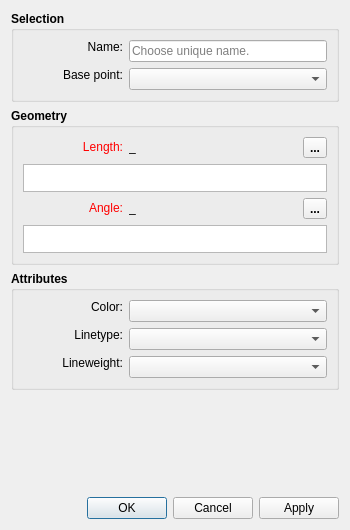
<?xml version="1.0" encoding="UTF-8"?>
<ui version="4.0">
 <class>DialogEndLine</class>
 <widget class="QDialog" name="DialogEndLine">
  <property name="geometry">
   <rect>
    <x>0</x>
    <y>0</y>
    <width>350</width>
    <height>530</height>
   </rect>
  </property>
  <property name="sizePolicy">
   <sizepolicy hsizetype="Preferred" vsizetype="Expanding">
    <horstretch>0</horstretch>
    <verstretch>0</verstretch>
   </sizepolicy>
  </property>
  <property name="minimumSize">
   <size>
    <width>270</width>
    <height>530</height>
   </size>
  </property>
  <property name="windowTitle">
   <string>Point - Length and Angle</string>
  </property>
  <property name="windowIcon">
   <iconset resource="../../../vmisc/share/resources/icon.qrc">
    <normaloff>:/icon/64x64/icon64x64.png</normaloff>:/icon/64x64/icon64x64.png</iconset>
  </property>
  <property name="locale">
   <locale language="English" country="UnitedStates"/>
  </property>
  <property name="modal">
   <bool>true</bool>
  </property>
  <layout class="QVBoxLayout" name="verticalLayout_2">
   <item>
    <widget class="QGroupBox" name="selection_GroupBox">
     <property name="sizePolicy">
      <sizepolicy hsizetype="Expanding" vsizetype="Preferred">
       <horstretch>0</horstretch>
       <verstretch>0</verstretch>
      </sizepolicy>
     </property>
     <property name="font">
      <font>
       <pointsize>9</pointsize>
       <bold>true</bold>
      </font>
     </property>
     <property name="title">
      <string>Selection</string>
     </property>
     <layout class="QFormLayout" name="formLayout_2">
      <item row="0" column="0">
       <widget class="QLabel" name="labelEditNamePoint">
        <property name="sizePolicy">
         <sizepolicy hsizetype="Preferred" vsizetype="Fixed">
          <horstretch>0</horstretch>
          <verstretch>0</verstretch>
         </sizepolicy>
        </property>
        <property name="minimumSize">
         <size>
          <width>100</width>
          <height>0</height>
         </size>
        </property>
        <property name="font">
         <font>
          <pointsize>9</pointsize>
          <bold>false</bold>
         </font>
        </property>
        <property name="text">
         <string>Name:</string>
        </property>
        <property name="alignment">
         <set>Qt::AlignRight|Qt::AlignTrailing|Qt::AlignVCenter</set>
        </property>
       </widget>
      </item>
      <item row="0" column="1">
       <widget class="QLineEdit" name="lineEditNamePoint">
        <property name="minimumSize">
         <size>
          <width>80</width>
          <height>0</height>
         </size>
        </property>
        <property name="font">
         <font>
          <pointsize>9</pointsize>
          <bold>false</bold>
         </font>
        </property>
        <property name="focusPolicy">
         <enum>Qt::StrongFocus</enum>
        </property>
        <property name="toolTip">
         <string>Unique name</string>
        </property>
        <property name="placeholderText">
         <string>Choose unique name.</string>
        </property>
       </widget>
      </item>
      <item row="1" column="0">
       <widget class="QLabel" name="labeBasePointname">
        <property name="sizePolicy">
         <sizepolicy hsizetype="Preferred" vsizetype="Fixed">
          <horstretch>0</horstretch>
          <verstretch>0</verstretch>
         </sizepolicy>
        </property>
        <property name="minimumSize">
         <size>
          <width>100</width>
          <height>0</height>
         </size>
        </property>
        <property name="font">
         <font>
          <pointsize>9</pointsize>
          <bold>false</bold>
         </font>
        </property>
        <property name="text">
         <string>Base point:</string>
        </property>
        <property name="alignment">
         <set>Qt::AlignRight|Qt::AlignTrailing|Qt::AlignVCenter</set>
        </property>
       </widget>
      </item>
      <item row="1" column="1">
       <widget class="QComboBox" name="comboBoxBasePoint">
        <property name="sizePolicy">
         <sizepolicy hsizetype="Expanding" vsizetype="Fixed">
          <horstretch>0</horstretch>
          <verstretch>0</verstretch>
         </sizepolicy>
        </property>
        <property name="minimumSize">
         <size>
          <width>80</width>
          <height>0</height>
         </size>
        </property>
        <property name="font">
         <font>
          <pointsize>9</pointsize>
          <bold>false</bold>
         </font>
        </property>
       </widget>
      </item>
     </layout>
    </widget>
   </item>
   <item>
    <widget class="QGroupBox" name="geometry_GroupBox">
     <property name="sizePolicy">
      <sizepolicy hsizetype="Preferred" vsizetype="Expanding">
       <horstretch>0</horstretch>
       <verstretch>0</verstretch>
      </sizepolicy>
     </property>
     <property name="font">
      <font>
       <pointsize>9</pointsize>
       <bold>true</bold>
      </font>
     </property>
     <property name="title">
      <string>Geometry</string>
     </property>
     <layout class="QVBoxLayout" name="verticalLayout">
      <item>
       <layout class="QHBoxLayout" name="length_Layout">
        <item alignment="Qt::AlignLeft">
         <widget class="QLabel" name="labelEditFormula">
          <property name="sizePolicy">
           <sizepolicy hsizetype="Preferred" vsizetype="Fixed">
            <horstretch>0</horstretch>
            <verstretch>0</verstretch>
           </sizepolicy>
          </property>
          <property name="minimumSize">
           <size>
            <width>100</width>
            <height>0</height>
           </size>
          </property>
          <property name="palette">
           <palette>
            <active>
             <colorrole role="WindowText">
              <brush brushstyle="SolidPattern">
               <color alpha="255">
                <red>255</red>
                <green>0</green>
                <blue>0</blue>
               </color>
              </brush>
             </colorrole>
            </active>
            <inactive>
             <colorrole role="WindowText">
              <brush brushstyle="SolidPattern">
               <color alpha="255">
                <red>255</red>
                <green>0</green>
                <blue>0</blue>
               </color>
              </brush>
             </colorrole>
            </inactive>
            <disabled>
             <colorrole role="WindowText">
              <brush brushstyle="SolidPattern">
               <color alpha="255">
                <red>159</red>
                <green>158</green>
                <blue>158</blue>
               </color>
              </brush>
             </colorrole>
            </disabled>
           </palette>
          </property>
          <property name="font">
           <font>
            <pointsize>9</pointsize>
            <bold>false</bold>
           </font>
          </property>
          <property name="text">
           <string>Length:</string>
          </property>
          <property name="alignment">
           <set>Qt::AlignRight|Qt::AlignTrailing|Qt::AlignVCenter</set>
          </property>
         </widget>
        </item>
        <item>
         <widget class="QLabel" name="labelResultCalculation">
          <property name="sizePolicy">
           <sizepolicy hsizetype="Preferred" vsizetype="Fixed">
            <horstretch>0</horstretch>
            <verstretch>0</verstretch>
           </sizepolicy>
          </property>
          <property name="minimumSize">
           <size>
            <width>80</width>
            <height>0</height>
           </size>
          </property>
          <property name="font">
           <font>
            <pointsize>9</pointsize>
            <bold>false</bold>
           </font>
          </property>
          <property name="toolTip">
           <string>Value</string>
          </property>
          <property name="text">
           <string notr="true">_</string>
          </property>
         </widget>
        </item>
        <item>
         <spacer name="length_HSpacer">
          <property name="orientation">
           <enum>Qt::Horizontal</enum>
          </property>
          <property name="sizeType">
           <enum>QSizePolicy::Expanding</enum>
          </property>
          <property name="sizeHint" stdset="0">
           <size>
            <width>10</width>
            <height>20</height>
           </size>
          </property>
         </spacer>
        </item>
        <item alignment="Qt::AlignRight">
         <widget class="QToolButton" name="toolButtonExprLength">
          <property name="sizePolicy">
           <sizepolicy hsizetype="Fixed" vsizetype="Fixed">
            <horstretch>0</horstretch>
            <verstretch>0</verstretch>
           </sizepolicy>
          </property>
          <property name="toolTip">
           <string>Formula wizard</string>
          </property>
          <property name="text">
           <string notr="true">...</string>
          </property>
          <property name="icon">
           <iconset resource="../../../vmisc/share/resources/icon.qrc">
            <normaloff>:/tsvg/seamly/fx.tsvg</normaloff>:/tsvg/seamly/fx.tsvg</iconset>
          </property>
          <property name="iconSize">
           <size>
            <width>24</width>
            <height>24</height>
           </size>
          </property>
         </widget>
        </item>
       </layout>
      </item>
      <item>
       <widget class="ExpandingTextEdit" name="plainTextEditFormula">
        <property name="sizePolicy">
         <sizepolicy hsizetype="Expanding" vsizetype="Preferred">
          <horstretch>0</horstretch>
          <verstretch>0</verstretch>
         </sizepolicy>
        </property>
        <property name="maximumSize">
         <size>
          <width>16777215</width>
          <height>28</height>
         </size>
        </property>
        <property name="baseSize">
         <size>
          <width>4</width>
          <height>0</height>
         </size>
        </property>
        <property name="font">
         <font>
          <pointsize>9</pointsize>
          <bold>false</bold>
         </font>
        </property>
        <property name="toolTip">
         <string>Calculation</string>
        </property>
        <property name="tabChangesFocus">
         <bool>true</bool>
        </property>
        <property name="lineWrapMode">
         <enum>QPlainTextEdit::WidgetWidth</enum>
        </property>
       </widget>
      </item>
      <item>
       <layout class="QHBoxLayout" name="angle_layout">
        <item alignment="Qt::AlignLeft">
         <widget class="QLabel" name="labelEditAngle">
          <property name="sizePolicy">
           <sizepolicy hsizetype="Preferred" vsizetype="Fixed">
            <horstretch>0</horstretch>
            <verstretch>0</verstretch>
           </sizepolicy>
          </property>
          <property name="minimumSize">
           <size>
            <width>100</width>
            <height>0</height>
           </size>
          </property>
          <property name="palette">
           <palette>
            <active>
             <colorrole role="WindowText">
              <brush brushstyle="SolidPattern">
               <color alpha="255">
                <red>255</red>
                <green>0</green>
                <blue>0</blue>
               </color>
              </brush>
             </colorrole>
            </active>
            <inactive>
             <colorrole role="WindowText">
              <brush brushstyle="SolidPattern">
               <color alpha="255">
                <red>255</red>
                <green>0</green>
                <blue>0</blue>
               </color>
              </brush>
             </colorrole>
            </inactive>
            <disabled>
             <colorrole role="WindowText">
              <brush brushstyle="SolidPattern">
               <color alpha="255">
                <red>159</red>
                <green>158</green>
                <blue>158</blue>
               </color>
              </brush>
             </colorrole>
            </disabled>
           </palette>
          </property>
          <property name="font">
           <font>
            <pointsize>9</pointsize>
            <bold>false</bold>
           </font>
          </property>
          <property name="text">
           <string>Angle:</string>
          </property>
          <property name="alignment">
           <set>Qt::AlignRight|Qt::AlignTrailing|Qt::AlignVCenter</set>
          </property>
         </widget>
        </item>
        <item>
         <widget class="QLabel" name="labelResultCalculationAngle">
          <property name="sizePolicy">
           <sizepolicy hsizetype="Preferred" vsizetype="Fixed">
            <horstretch>0</horstretch>
            <verstretch>0</verstretch>
           </sizepolicy>
          </property>
          <property name="minimumSize">
           <size>
            <width>80</width>
            <height>0</height>
           </size>
          </property>
          <property name="font">
           <font>
            <pointsize>9</pointsize>
            <bold>false</bold>
           </font>
          </property>
          <property name="toolTip">
           <string>Value</string>
          </property>
          <property name="text">
           <string notr="true">_</string>
          </property>
         </widget>
        </item>
        <item>
         <spacer name="angle_HSpacer">
          <property name="orientation">
           <enum>Qt::Horizontal</enum>
          </property>
          <property name="sizeHint" stdset="0">
           <size>
            <width>40</width>
            <height>20</height>
           </size>
          </property>
         </spacer>
        </item>
        <item alignment="Qt::AlignRight">
         <widget class="QToolButton" name="toolButtonExprAngle">
          <property name="sizePolicy">
           <sizepolicy hsizetype="Fixed" vsizetype="Fixed">
            <horstretch>0</horstretch>
            <verstretch>0</verstretch>
           </sizepolicy>
          </property>
          <property name="toolTip">
           <string>Formula wizard</string>
          </property>
          <property name="text">
           <string notr="true">...</string>
          </property>
          <property name="icon">
           <iconset resource="../../../vmisc/share/resources/icon.qrc">
            <normaloff>:/tsvg/seamly/fx.tsvg</normaloff>:/tsvg/seamly/fx.tsvg</iconset>
          </property>
          <property name="iconSize">
           <size>
            <width>24</width>
            <height>24</height>
           </size>
          </property>
         </widget>
        </item>
       </layout>
      </item>
      <item>
       <widget class="ExpandingTextEdit" name="plainTextEditAngle">
        <property name="sizePolicy">
         <sizepolicy hsizetype="Expanding" vsizetype="Preferred">
          <horstretch>0</horstretch>
          <verstretch>0</verstretch>
         </sizepolicy>
        </property>
        <property name="maximumSize">
         <size>
          <width>16777215</width>
          <height>28</height>
         </size>
        </property>
        <property name="baseSize">
         <size>
          <width>4</width>
          <height>0</height>
         </size>
        </property>
        <property name="font">
         <font>
          <pointsize>9</pointsize>
          <bold>false</bold>
         </font>
        </property>
        <property name="tabChangesFocus">
         <bool>true</bool>
        </property>
        <property name="lineWrapMode">
         <enum>QPlainTextEdit::WidgetWidth</enum>
        </property>
       </widget>
      </item>
     </layout>
    </widget>
   </item>
   <item>
    <widget class="QGroupBox" name="attributes_GroupBox">
     <property name="minimumSize">
      <size>
       <width>240</width>
       <height>0</height>
      </size>
     </property>
     <property name="font">
      <font>
       <pointsize>9</pointsize>
       <bold>true</bold>
      </font>
     </property>
     <property name="title">
      <string>Attributes</string>
     </property>
     <layout class="QFormLayout" name="formLayout">
      <item row="0" column="0">
       <widget class="QLabel" name="lineColor_Label">
        <property name="sizePolicy">
         <sizepolicy hsizetype="MinimumExpanding" vsizetype="Fixed">
          <horstretch>0</horstretch>
          <verstretch>0</verstretch>
         </sizepolicy>
        </property>
        <property name="minimumSize">
         <size>
          <width>100</width>
          <height>0</height>
         </size>
        </property>
        <property name="maximumSize">
         <size>
          <width>16777215</width>
          <height>16777215</height>
         </size>
        </property>
        <property name="font">
         <font>
          <pointsize>9</pointsize>
          <bold>false</bold>
         </font>
        </property>
        <property name="text">
         <string>Color:</string>
        </property>
        <property name="alignment">
         <set>Qt::AlignRight|Qt::AlignTrailing|Qt::AlignVCenter</set>
        </property>
       </widget>
      </item>
      <item row="0" column="1">
       <widget class="ColorComboBox" name="lineColor_ComboBox">
        <property name="sizePolicy">
         <sizepolicy hsizetype="Expanding" vsizetype="Fixed">
          <horstretch>0</horstretch>
          <verstretch>0</verstretch>
         </sizepolicy>
        </property>
        <property name="minimumSize">
         <size>
          <width>80</width>
          <height>0</height>
         </size>
        </property>
        <property name="font">
         <font>
          <pointsize>9</pointsize>
          <bold>false</bold>
         </font>
        </property>
       </widget>
      </item>
      <item row="1" column="0">
       <widget class="QLabel" name="lineType_Label">
        <property name="sizePolicy">
         <sizepolicy hsizetype="MinimumExpanding" vsizetype="Fixed">
          <horstretch>0</horstretch>
          <verstretch>0</verstretch>
         </sizepolicy>
        </property>
        <property name="minimumSize">
         <size>
          <width>100</width>
          <height>0</height>
         </size>
        </property>
        <property name="maximumSize">
         <size>
          <width>16777215</width>
          <height>16777215</height>
         </size>
        </property>
        <property name="font">
         <font>
          <pointsize>9</pointsize>
          <bold>false</bold>
         </font>
        </property>
        <property name="text">
         <string>Linetype:</string>
        </property>
        <property name="alignment">
         <set>Qt::AlignRight|Qt::AlignTrailing|Qt::AlignVCenter</set>
        </property>
       </widget>
      </item>
      <item row="1" column="1">
       <widget class="LineTypeComboBox" name="lineType_ComboBox">
        <property name="sizePolicy">
         <sizepolicy hsizetype="Expanding" vsizetype="Fixed">
          <horstretch>0</horstretch>
          <verstretch>0</verstretch>
         </sizepolicy>
        </property>
        <property name="minimumSize">
         <size>
          <width>80</width>
          <height>0</height>
         </size>
        </property>
        <property name="maximumSize">
         <size>
          <width>16777215</width>
          <height>16777215</height>
         </size>
        </property>
        <property name="font">
         <font>
          <pointsize>9</pointsize>
          <bold>false</bold>
         </font>
        </property>
       </widget>
      </item>
      <item row="2" column="0">
       <widget class="QLabel" name="lineWeight_Label">
        <property name="sizePolicy">
         <sizepolicy hsizetype="MinimumExpanding" vsizetype="Fixed">
          <horstretch>0</horstretch>
          <verstretch>0</verstretch>
         </sizepolicy>
        </property>
        <property name="minimumSize">
         <size>
          <width>100</width>
          <height>0</height>
         </size>
        </property>
        <property name="maximumSize">
         <size>
          <width>16777215</width>
          <height>16777215</height>
         </size>
        </property>
        <property name="font">
         <font>
          <pointsize>9</pointsize>
          <bold>false</bold>
         </font>
        </property>
        <property name="text">
         <string>Lineweight:</string>
        </property>
        <property name="alignment">
         <set>Qt::AlignRight|Qt::AlignTrailing|Qt::AlignVCenter</set>
        </property>
       </widget>
      </item>
      <item row="2" column="1">
       <widget class="LineWeightComboBox" name="lineWeight_ComboBox">
        <property name="sizePolicy">
         <sizepolicy hsizetype="Expanding" vsizetype="Fixed">
          <horstretch>0</horstretch>
          <verstretch>0</verstretch>
         </sizepolicy>
        </property>
        <property name="minimumSize">
         <size>
          <width>80</width>
          <height>0</height>
         </size>
        </property>
        <property name="font">
         <font>
          <pointsize>9</pointsize>
          <bold>false</bold>
         </font>
        </property>
       </widget>
      </item>
     </layout>
    </widget>
   </item>
   <item>
    <spacer name="verticalSpacer">
     <property name="orientation">
      <enum>Qt::Vertical</enum>
     </property>
     <property name="sizeHint" stdset="0">
      <size>
       <width>20</width>
       <height>47</height>
      </size>
     </property>
    </spacer>
   </item>
   <item>
    <widget class="QDialogButtonBox" name="buttonBox">
     <property name="orientation">
      <enum>Qt::Horizontal</enum>
     </property>
     <property name="standardButtons">
      <set>QDialogButtonBox::Apply|QDialogButtonBox::Cancel|QDialogButtonBox::Ok</set>
     </property>
    </widget>
   </item>
  </layout>
 </widget>
 <customwidgets>
  <customwidget>
   <class>ColorComboBox</class>
   <extends>QComboBox</extends>
   <header location="global">color_combobox.h</header>
  </customwidget>
  <customwidget>
   <class>LineTypeComboBox</class>
   <extends>QComboBox</extends>
   <header location="global">linetype_combobox.h</header>
  </customwidget>
  <customwidget>
   <class>LineWeightComboBox</class>
   <extends>QComboBox</extends>
   <header location="global">lineweight_combobox.h</header>
  </customwidget>
  <customwidget>
   <class>ExpandingTextEdit</class>
   <extends>QPlainTextEdit</extends>
   <header>expandingtextedit.h</header>
  </customwidget>
 </customwidgets>
 <tabstops>
  <tabstop>lineEditNamePoint</tabstop>
  <tabstop>comboBoxBasePoint</tabstop>
  <tabstop>toolButtonExprLength</tabstop>
  <tabstop>plainTextEditFormula</tabstop>
  <tabstop>toolButtonExprAngle</tabstop>
  <tabstop>plainTextEditAngle</tabstop>
  <tabstop>lineColor_ComboBox</tabstop>
  <tabstop>lineType_ComboBox</tabstop>
  <tabstop>lineWeight_ComboBox</tabstop>
 </tabstops>
 <resources>
  <include location="../../../vmisc/share/resources/icon.qrc"/>
 </resources>
 <connections>
  <connection>
   <sender>buttonBox</sender>
   <signal>accepted()</signal>
   <receiver>DialogEndLine</receiver>
   <slot>accept()</slot>
   <hints>
    <hint type="sourcelabel">
     <x>248</x>
     <y>254</y>
    </hint>
    <hint type="destinationlabel">
     <x>157</x>
     <y>274</y>
    </hint>
   </hints>
  </connection>
  <connection>
   <sender>buttonBox</sender>
   <signal>rejected()</signal>
   <receiver>DialogEndLine</receiver>
   <slot>reject()</slot>
   <hints>
    <hint type="sourcelabel">
     <x>316</x>
     <y>260</y>
    </hint>
    <hint type="destinationlabel">
     <x>286</x>
     <y>274</y>
    </hint>
   </hints>
  </connection>
 </connections>
</ui>
